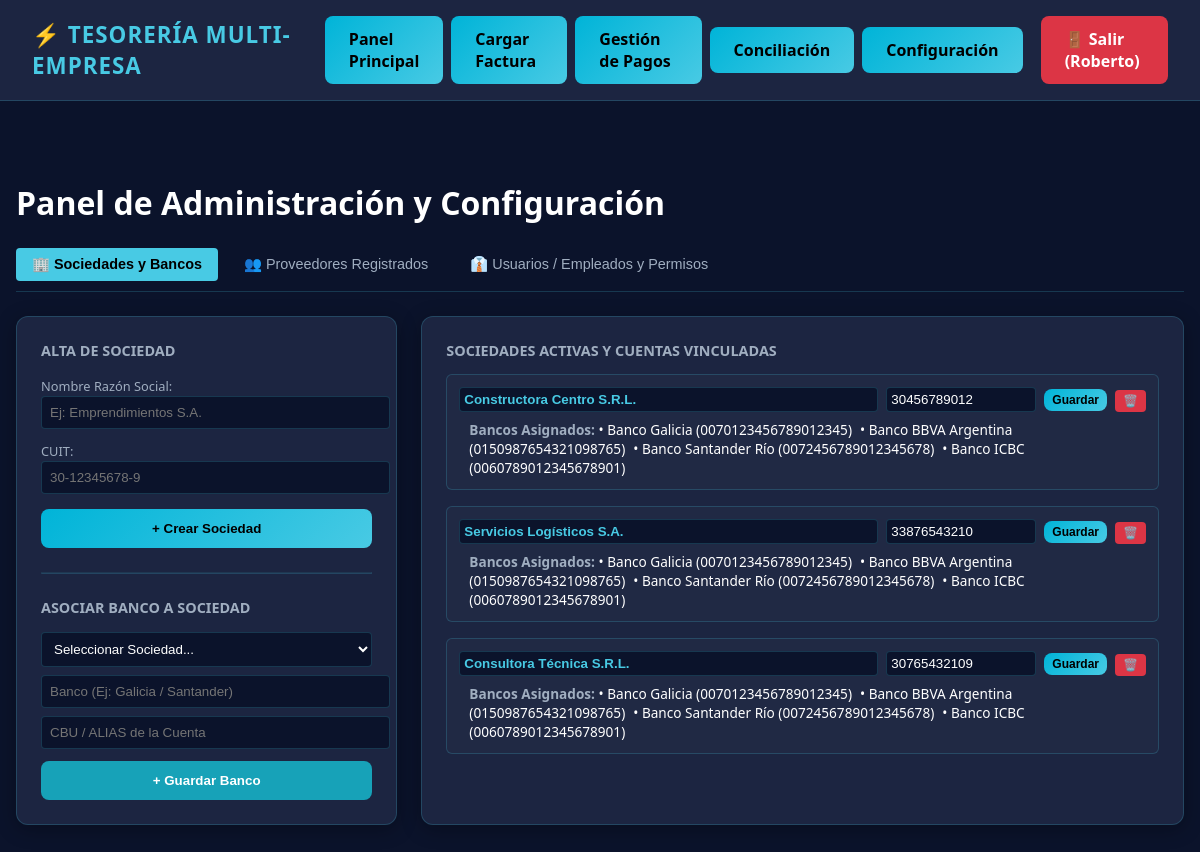
The page /configuracion (signed in) on the database its author committed.
### models.py (models this page shows, shortened)
class Usuario(UserMixin, db.Model):
  id = db.Column(db.Integer, primary_key=True)
  empresa_id = db.Column(db.Integer, db.ForeignKey('empresa.id'), nullable=True)
  nombre = db.Column(db.String(100), nullable=False)
  email = db.Column(db.String(120), unique=True, nullable=False)
  password_hash = db.Column(db.String(255), nullable=False)
  cargo = db.Column(db.String(100), nullable=True)
  rol = db.Column(db.String(50), default='Operador')
  sociedades_permitidas = db.Column(db.String(255), default='*')
  activo = db.Column(db.Boolean, default=True)
  debe_cambiar_password = db.Column(db.Boolean, default=True)

class Sociedad(db.Model):
  id = db.Column(db.Integer, primary_key=True)
  empresa_id = db.Column(
      db.Integer, db.ForeignKey('empresa.id'), nullable=False
  )
  nombre = db.Column(db.String(100), nullable=False)
  cuit = db.Column(db.String(20), nullable=False)
  direccion = db.Column(db.String(200), nullable=True)

class BancoSociedad(db.Model):
  id = db.Column(db.Integer, primary_key=True)
  sociedad_id = db.Column(
      db.Integer, db.ForeignKey('sociedad.id'), nullable=False
  )
  nombre_banco = db.Column(db.String(100), nullable=False)
  cbu = db.Column(db.String(50), nullable=True)

### app_flask.py (the view)
@app.route('/configuracion', methods=['GET'])
@login_required
def configuracion():
  if current_user.rol == 'SuperAdmin':
    return redirect(url_for('panel_superadmin'))
  sociedades = Sociedad.query.filter_by(
      empresa_id=current_user.empresa_id
  ).all()
  proveedores = Proveedor.query.filter_by(
      empresa_id=current_user.empresa_id
  ).all()
  usuarios = Usuario.query.filter_by(empresa_id=current_user.empresa_id).all()
  soc_ids = [s.id for s in sociedades]
  bancos = (
      BancoSociedad.query.filter(BancoSociedad.sociedad_id.in_(soc_ids)).all()
      if soc_ids
      else []
  )
  sociedades_data = []
  for s in sociedades:
    bancos_soc = [b for b in bancos if b.sociedad_id == s.id]
    sociedades_data.append({'sociedad': s, 'bancos': bancos_soc})
  return render_template(
      'configuracion.html',
      sociedades_data=sociedades_data,
      sociedades=sociedades,
      proveedores=proveedores,
      bancos=bancos,
      usuarios=usuarios,
  )

### app_flask.py (called while the page is built)
@login_manager.user_loader
def load_user(user_id):
    return db.session.get(Usuario, int(user_id))

### templates/configuracion.html (shortened to what this page needs)
{% extends 'base.html' %}
{% block content %}
<h1 style="margin-bottom: 1.5rem;">Panel de Administración y Configuración</h1>
<div style="display: flex; gap: 10px; margin-bottom: 1.5rem; border-bottom: 1px solid var(--border-color); padding-bottom: 10px;">
    <button id="btn-tab-sociedades" class="btn-tab" onclick="cambiarPestana('tab-sociedades')">🏢 Sociedades y Bancos</button>
    <button id="btn-tab-proveedores" class="btn-tab" onclick="cambiarPestana('tab-proveedores')">👥 Proveedores Registrados</button>
    <button id="btn-tab-usuarios" class="btn-tab" onclick="cambiarPestana('tab-usuarios')">👔 Usuarios / Empleados y Permisos</button>
</div>
<div id="tab-sociedades" class="tab-content" style="display: none;">
    <div style="display: grid; grid-template-columns: 1fr 2fr; gap: 1.5rem;">
        <div class="card" style="padding: 1.5rem;">
            <h3>Alta de Sociedad</h3>
            <form action="/agregar_sociedad" method="POST">
                <label style="color: var(--text-muted); font-size: 0.8rem;">Nombre Razón Social:</label>
                <input type="text" name="nombre" required placeholder="Ej: Emprendimientos S.A." style="width: 100%; padding: 8px; margin-bottom: 10px; background: var(--bg-principal); color: white; border: 1px solid var(--border-color); border-radius: 4px;">
                <label style="color: var(--text-muted); font-size: 0.8rem;">CUIT:</label>
                <input type="text" name="cuit" required placeholder="30-12345678-9" style="width: 100%; padding: 8px; margin-bottom: 15px; background: var(--bg-principal); color: white; border: 1px solid var(--border-color); border-radius: 4px;">
                <button type="submit" class="btn-neon" style="width: 100%;">+ Crear Sociedad</button>
            </form>
            <hr style="margin: 1.5rem 0; border-color: var(--border-color);">
            <h3>Asociar Banco a Sociedad</h3>
            <form action="/agregar_banco" method="POST">
                <select name="sociedad_id" required style="width: 100%; padding: 8px; margin-bottom: 8px; background: var(--bg-principal); color: white; border: 1px solid var(--border-color); border-radius: 4px;">
                    <option value="">Seleccionar Sociedad...</option>
                </select>
                <input type="text" name="nombre_banco" placeholder="Banco (Ej: Galicia / Santander)" required style="width: 100%; padding: 8px; margin-bottom: 8px; background: var(--bg-principal); color: white; border: 1px solid var(--border-color); border-radius: 4px;">
                <input type="text" name="cbu" placeholder="CBU / ALIAS de la Cuenta" style="width: 100%; padding: 8px; margin-bottom: 12px; background: var(--bg-principal); color: white; border: 1px solid var(--border-color); border-radius: 4px;">
                <button type="submit" class="btn-neon" style="width: 100%; background: #17a2b8; color: white;">+ Guardar Banco</button>
            </form>
        </div>
        <div class="card" style="padding: 1.5rem;">
            <h3>Sociedades Activas y Cuentas Vinculadas</h3>
            {% for item in sociedades_data %}
            <div style="border: 1px solid var(--border-color); border-radius: 6px; padding: 12px; margin-bottom: 1rem; background: rgba(255,255,255,0.02);">
                <div style="display: flex; gap: 8px; align-items: center; margin-bottom: 8px;">
                    <form action="/editar_sociedad/{{ item.sociedad.id }}" method="POST" style="display: flex; gap: 8px; align-items: center; flex-grow: 1;">
                        <input type="text" name="nombre" value="{{ item.sociedad.nombre }}" style="font-weight: bold; padding: 4px; background: #0b132b; color: var(--neon-cyan); border: 1px solid var(--border-color); border-radius: 4px; flex-grow: 1;">
                        <input type="text" name="cuit" value="{{ item.sociedad.cuit }}" style="padding: 4px; background: #0b132b; color: white; border: 1px solid var(--border-color); border-radius: 4px; width: 140px;">
                        <button type="submit" class="btn-neon" style="padding: 4px 8px; font-size: 0.75rem;">Guardar</button>
                    </form>
                    <form action="/eliminar_sociedad/{{ item.sociedad.id }}" method="POST" onsubmit="return confirm('¿Confirma eliminar esta sociedad? Solo se puede borrar si no tiene pagos cargados.');">
                        <button type="submit" style="background: #dc3545; color: white; border: none; padding: 4px 8px; border-radius: 4px; font-size: 0.75rem; cursor: pointer;" title="Eliminar sociedad">🗑️</button>
                    </form>
                </div>
                <div style="padding-left: 10px; font-size: 0.85rem; color: var(--text-muted);">
                    <strong>Bancos Asignados:</strong>
                    {% if item.bancos %}
                        {% for b in item.bancos %}<span style="color: white; margin-right: 8px;">• {{ b.nombre_banco }} ({{ b.cbu or 'Sin CBU' }})</span>{% endfor %}
                    {% else %}
                        <span>Sin bancos asignados</span>
                    {% endif %}
                </div>
            </div>
            {% endfor %}
        </div>
    </div>
</div>
    <div style="display: grid; grid-template-columns: 1fr 2fr; gap: 1.5rem;">
            {% for u in usuarios %}
            </div>
            {% endfor %}
{% endblock %}

### templates/base.html (shortened to what this page needs)
<!DOCTYPE html>
<html lang="es">
<head>
    <link rel="stylesheet" href="{{ url_for('static', filename='css/custom.css') }}">
</head>
<body>
    <nav class="navbar">
        <div class="brand">⚡ Tesorería Multi-Empresa</div>
        {% if current_user.is_authenticated %}
        <div style="display: flex; gap: 8px; align-items: center;">
            {% if current_user.rol == 'SuperAdmin' %}
                <a href="/admin" class="btn-neon" style="background: #ffc107; color: black;">👑 Panel Propietario</a>
            {% else %}
                <a href="/" class="btn-neon">Panel Principal</a>
                <a href="/cargar_factura" class="btn-neon">Cargar Factura</a>
                <a href="/pagos" class="btn-neon">Gestión de Pagos</a>
                <a href="/conciliacion" class="btn-neon">Conciliación</a>
                <a href="/configuracion" class="btn-neon">Configuración</a>
            {% endif %}
            <a href="/logout" class="btn-neon" style="background: #dc3545; color: white; margin-left: 10px;">🚪 Salir ({{ current_user.nombre.split()[0] }})</a>
        </div>
        {% endif %}
    </nav>
    <div class="container">
        {% block content %}{% endblock %}
</body>
</html>

### static/css/custom.css (style rules this page uses)
:root { --bg-principal: #0b132b; --bg-card: #1c2541; --neon-blue: #00b4d8; --neon-cyan: #48cae4; --text-main: #ffffff; --text-muted: #a0aec0; --border-color: rgba(72, 202, 228, 0.2); }
body { background-color: var(--bg-principal); color: var(--text-main); font-family: 'Segoe UI', Tahoma, Geneva, Verdana, sans-serif; margin: 0; padding: 0; }
.navbar { background-color: var(--bg-card); border-bottom: 1px solid var(--border-color); padding: 1rem 2rem; display: flex; justify-content: space-between; align-items: center; }
.brand { font-size: 1.4rem; font-weight: bold; color: var(--neon-cyan); text-transform: uppercase; letter-spacing: 1px; }
.container { max-width: 1500px; margin: 5rem auto; padding: 0 1rem; }
.card { background-color: var(--bg-card); border: 1px solid var(--border-color); border-radius: 12px; padding: 1.5rem; box-shadow: 0 4px 20px rgba(0, 0, 0, 0.3); }
.card h3 { margin-top: 0; color: var(--text-muted); font-size: 0.9rem; text-transform: uppercase; }
.btn-neon { background: linear-gradient(135deg, var(--neon-blue), var(--neon-cyan)); color: #000; font-weight: bold; padding: 0.75rem 1.5rem; border: none; border-radius: 8px; cursor: pointer; text-decoration: none; display: inline-block; transition: all 0.3s ease; }

### templates/configuracion.html (style rules this page uses)
.btn-tab { background: transparent; color: var(--text-muted); border: none; padding: 8px 16px; font-size: 0.9rem; cursor: pointer; border-radius: 4px; }
.btn-tab.active { background: var(--neon-cyan); color: black; font-weight: bold; }

### rows shown on the page
Usuario: nombre "Roberto"
Sociedad: nombre "Constructora Centro S.R.L.", cuit "30456789012"
BancoSociedad: nombre_banco "Banco Galicia", cbu "0070123456789012345"
BancoSociedad: nombre_banco "Banco BBVA Argentina", cbu "0150987654321098765"
BancoSociedad: nombre_banco "Banco Santander Río", cbu "0072456789012345678"
BancoSociedad: nombre_banco "Banco ICBC", cbu "0060789012345678901"
Sociedad: nombre "Servicios Logísticos S.A.", cuit "33876543210"
BancoSociedad: nombre_banco "Banco Galicia", cbu "0070123456789012345"
BancoSociedad: nombre_banco "Banco BBVA Argentina", cbu "0150987654321098765"
BancoSociedad: nombre_banco "Banco Santander Río", cbu "0072456789012345678"
BancoSociedad: nombre_banco "Banco ICBC", cbu "0060789012345678901"
Sociedad: nombre "Consultora Técnica S.R.L.", cuit "30765432109"
BancoSociedad: nombre_banco "Banco Galicia", cbu "0070123456789012345"
BancoSociedad: nombre_banco "Banco BBVA Argentina", cbu "0150987654321098765"
BancoSociedad: nombre_banco "Banco Santander Río", cbu "0072456789012345678"
BancoSociedad: nombre_banco "Banco ICBC", cbu "0060789012345678901"
